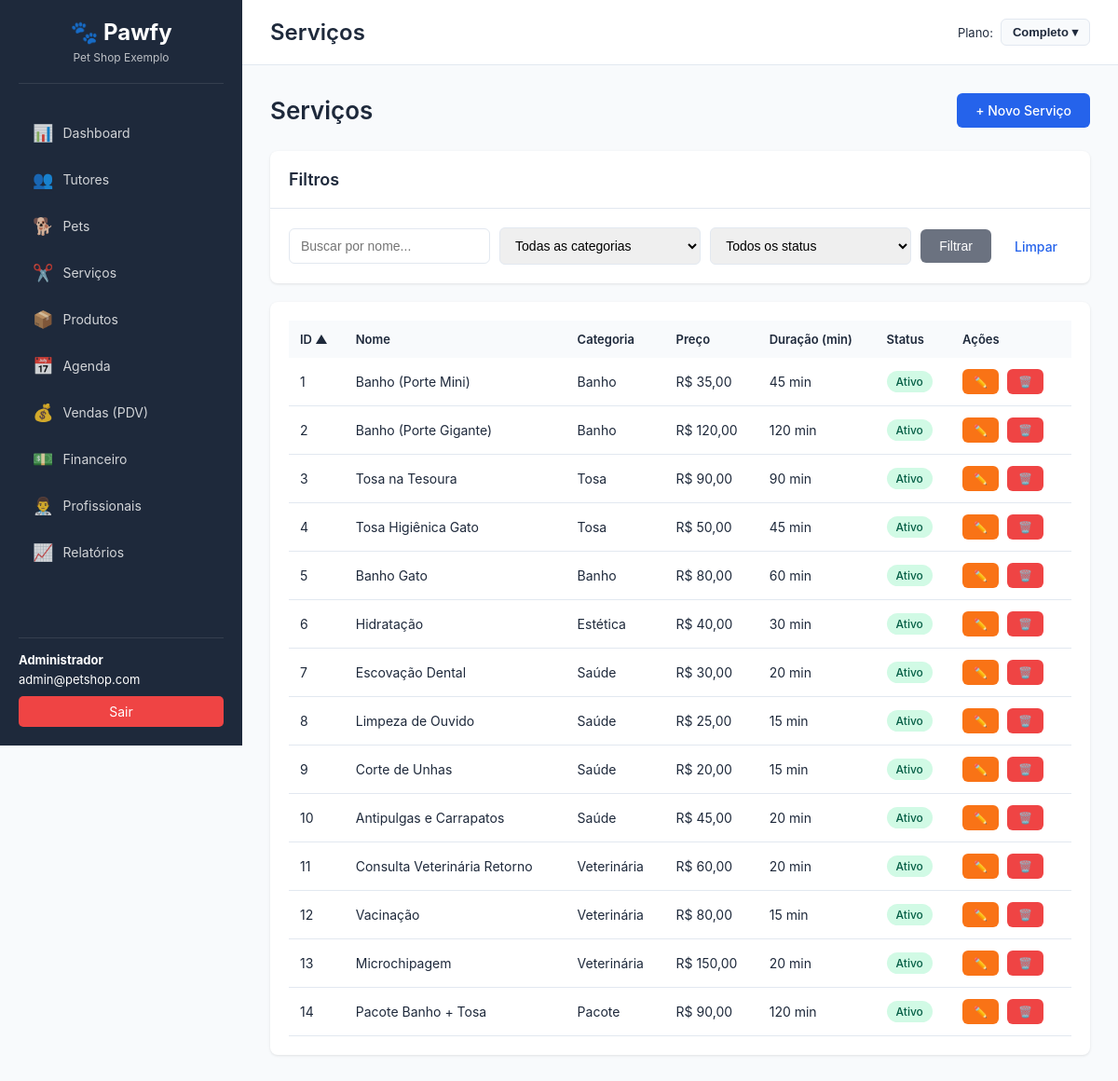
/?page=servicos (signed in), run on the app's committed database.
### tables this page shows
CREATE TABLE IF NOT EXISTS servicos (
    id INT AUTO_INCREMENT PRIMARY KEY,
    company_id INT NOT NULL,
    nome VARCHAR(255) NOT NULL,
    descricao TEXT,
    preco DECIMAL(10,2) NOT NULL,
    duracao_media INT COMMENT 'Duração em minutos',
    categoria VARCHAR(100),
    status ENUM('ativo', 'inativo') DEFAULT 'ativo',
    data_criacao TIMESTAMP DEFAULT CURRENT_TIMESTAMP,
    data_atualizacao TIMESTAMP DEFAULT CURRENT_TIMESTAMP ON UPDATE CURRENT_TIMESTAMP,
    FOREIGN KEY (company_id) REFERENCES companies(id) ON DELETE CASCADE,
    INDEX idx_company (company_id),
    INDEX idx_nome (nome)
);

### database/connection.php (called while the page is built, shortened)
<?php
require_once __DIR__ . '/../config/config.php';
class Database {
    private static $instance = null;
    private $connection;
    private function __construct() {
        try {
            $dsn = "mysql:host=" . DB_HOST . ";dbname=" . DB_NAME . ";charset=" . DB_CHARSET;
            $options = [
                PDO::ATTR_ERRMODE => PDO::ERRMODE_EXCEPTION,
                PDO::ATTR_DEFAULT_FETCH_MODE => PDO::FETCH_ASSOC,
                PDO::ATTR_EMULATE_PREPARES => false,
                PDO::MYSQL_ATTR_INIT_COMMAND => "SET NAMES " . DB_CHARSET
            ];
            $this->connection = new PDO($dsn, DB_USER, DB_PASS, $options);
        } catch (PDOException $e) {
            die("Erro na conexão com o banco de dados: " . $e->getMessage());
        }
    }
    public static function getInstance() {
        if (self::$instance === null) {
            self::$instance = new self();
        }
        return self::$instance;
    }
    public function query($sql, $params = []) {
        try {
            $stmt = $this->connection->prepare($sql);
            $stmt->execute($params);
            return $stmt->fetchAll();
        } catch (PDOException $e) {
            error_log("Erro na query: " . $e->getMessage());
            return false;
        }
    }
}

### classes/Servico.class.php (called while the page is built, shortened)
<?php
require_once __DIR__ . '/../database/connection.php';
class Servico {
    private $db;
    private $company_id;
    public function __construct($company_id = null) {
        $this->db = Database::getInstance();
        $this->company_id = $company_id ?? getCompanyId();
    }
    public function getAll($filtros = []) {
        $sql = "SELECT * FROM servicos WHERE company_id = :company_id";
        $params = [':company_id' => $this->company_id];
        $allowed_sort = ['id', 'nome', 'categoria', 'preco', 'duracao_media', 'status'];
        $sort_col = (isset($filtros['orderby']) && in_array($filtros['orderby'], $allowed_sort)) ? $filtros['orderby'] : 'id';
        $sort_dir = (isset($filtros['order']) && strtolower($filtros['order']) === 'desc') ? 'DESC' : 'ASC';
        $sql .= " ORDER BY $sort_col $sort_dir";
        return $this->db->query($sql, $params);
    }
}

### views/servicos/list.php (the view, shortened to what this page needs)
<?php
$sort_col = $_GET['orderby'] ?? 'id';
$sort_dir = $_GET['order'] ?? 'asc';
?>
<div class="page-header">
    <h2>Serviços</h2>
    <a href="?page=servicos&action=create" class="btn btn-primary">+ Novo Serviço</a>
</div>
<div class="card">
    <div class="card-header">
        <h3>Filtros</h3>
    </div>
    <div class="card-body">
        <form method="GET" class="form-inline">
            <input type="text" name="nome" placeholder="Buscar por nome..." value="<?= htmlspecialchars($_GET['nome'] ?? '') ?>" class="form-control">
            <select name="categoria" class="form-control">
                <option value="">Todas as categorias</option>
            </select>
            <select name="status" class="form-control">
                <option value="">Todos os status</option>
            </select>
            <button type="submit" class="btn btn-secondary">Filtrar</button>
            <a href="?page=servicos&action=list" class="btn btn-link">Limpar</a>
        </form>
    </div>
</div>
<div class="card">
    <div class="card-body">
        <?php if (empty($servicos)): ?>
            <p class="text-center">Nenhum serviço cadastrado.</p>
        <?php else: ?>
        <table class="table">
            <thead>
                <tr>
                    <th><?= thSort('ID', 'id', $sort_col, $sort_dir) ?></th>
                    <th><?= thSort('Nome', 'nome', $sort_col, $sort_dir) ?></th>
                    <th><?= thSort('Categoria', 'categoria', $sort_col, $sort_dir) ?></th>
                    <th><?= thSort('Preço', 'preco', $sort_col, $sort_dir) ?></th>
                    <th><?= thSort('Duração (min)', 'duracao_media', $sort_col, $sort_dir) ?></th>
                    <th><?= thSort('Status', 'status', $sort_col, $sort_dir) ?></th>
                    <th>Ações</th>
                </tr>
            </thead>
            <tbody>
                <?php foreach ($servicos as $s): ?>
                <tr>
                    <td><?= $s['id'] ?></td>
                    <td><?= htmlspecialchars($s['nome']) ?></td>
                    <td><?= htmlspecialchars($s['categoria'] ?? '-') ?></td>
                    <td><?= formatarMoeda($s['preco']) ?></td>
                    <td><?= $s['duracao_media'] ? $s['duracao_media'] . ' min' : '-' ?></td>
                    <td>
                        <span class="badge badge-<?= $s['status'] == 'ativo' ? 'success' : 'danger' ?>">
                            <?= ucfirst($s['status']) ?>
                        </span>
                    </td>
                    <td class="actions">
                        <a href="?page=servicos&action=edit&id=<?= $s['id'] ?>" class="btn btn-sm btn-warning" title="Editar">✏️</a>
                        <a href="?page=servicos&action=delete&id=<?= $s['id'] ?>" class="btn btn-sm btn-danger" title="Excluir" onclick="return confirm('Tem certeza que deseja excluir este serviço?')">🗑️</a>
                    </td>
                </tr>
                <?php endforeach; ?>
            </tbody>
        </table>
        <?php endif; ?>
    </div>
</div>
<?php
include __DIR__ . '/../template.php';
?>

### public/css/style.css (style rules this page uses)
:root { --primary-color: #2563EB; --secondary-color: #F97316; --success-color: #10B981; --danger-color: #EF4444; --warning-color: #F97316; --info-color: #2563EB; --dark-color: #1E293B; --light-color: #F8FAFC; --border-color: #E2E8F0; --text-color: #1E293B; --sidebar-width: 260px; }
* { margin: 0; padding: 0; box-sizing: border-box; }
body { font-family: -apple-system, BlinkMacSystemFont, 'Segoe UI', Roboto, 'Helvetica Neue', Arial, sans-serif; font-size: 14px; color: var(--text-color); background-color: #F8FAFC; }
.card { background-color: white; border-radius: 8px; box-shadow: 0 1px 3px rgba(0, 0, 0, 0.1); margin-bottom: 20px; }
.card-header { padding: 20px; border-bottom: 1px solid var(--border-color); display: flex; justify-content: space-between; align-items: center; }
.card-header h3 { font-size: 18px; font-weight: 600; }
.card-body { padding: 20px; }
.table { width: 100%; border-collapse: collapse; }
.table thead { background-color: var(--light-color); }
.table th { padding: 12px; text-align: left; font-weight: 600; font-size: 13px; color: var(--text-color); }
.table td { padding: 12px; border-bottom: 1px solid var(--border-color); }
.btn { display: inline-block; padding: 10px 20px; border-radius: 6px; text-decoration: none; border: none; cursor: pointer; font-size: 14px; font-weight: 500; transition: all 0.3s; }
.btn-primary { background-color: var(--primary-color); color: white; }
.btn-secondary { background-color: #6B7280; color: white; }
.btn-warning { background-color: var(--warning-color); color: white; }
.btn-danger { background-color: var(--danger-color); color: white; }
.btn-sm { padding: 6px 12px; font-size: 12px; }
.btn-link { background: none; color: var(--primary-color); padding: 10px 15px; }
.form-control { width: 100%; padding: 10px 12px; border: 1px solid var(--border-color); border-radius: 6px; font-size: 14px; transition: all 0.3s; }
.form-inline { display: flex; gap: 10px; align-items: center; }
.form-inline .form-control { width: auto; flex: 1; }
.badge { display: inline-block; padding: 4px 10px; border-radius: 12px; font-size: 12px; font-weight: 500; }
.badge-success { background-color: #D1FAE5; color: #065F46; }
.page-header { display: flex; justify-content: space-between; align-items: center; margin-bottom: 25px; }
.page-header h2 { font-size: 26px; font-weight: 600; }
.actions { white-space: nowrap; }
.actions .btn { margin-right: 5px; }

### data on the page
servicos: id "1", nome "Banho (Porte Mini)", categoria "Banho", preco "R$ 35,00", duracao_media "45", status "Ativo"
servicos: id "2", nome "Banho (Porte Gigante)", categoria "Banho", preco "R$ 120,00", duracao_media "120", status "Ativo"
servicos: id "3", nome "Tosa na Tesoura", categoria "Tosa", preco "R$ 90,00", duracao_media "90", status "Ativo"
servicos: id "4", nome "Tosa Higiênica Gato", categoria "Tosa", preco "R$ 50,00", duracao_media "45", status "Ativo"
servicos: id "5", nome "Banho Gato", categoria "Banho", preco "R$ 80,00", duracao_media "60", status "Ativo"
servicos: id "6", nome "Hidratação", categoria "Estética", preco "R$ 40,00", duracao_media "30", status "Ativo"
servicos: id "7", nome "Escovação Dental", categoria "Saúde", preco "R$ 30,00", duracao_media "20", status "Ativo"
servicos: id "8", nome "Limpeza de Ouvido", categoria "Saúde", preco "R$ 25,00", duracao_media "15", status "Ativo"
servicos: id "9", nome "Corte de Unhas", categoria "Saúde", preco "R$ 20,00", duracao_media "15", status "Ativo"
servicos: id "10", nome "Antipulgas e Carrapatos", categoria "Saúde", preco "R$ 45,00", duracao_media "20", status "Ativo"
servicos: id "11", nome "Consulta Veterinária Retorno", categoria "Veterinária", preco "R$ 60,00", duracao_media "20", status "Ativo"
servicos: id "12", nome "Vacinação", categoria "Veterinária", preco "R$ 80,00", duracao_media "15", status "Ativo"
servicos: id "13", nome "Microchipagem", categoria "Veterinária", preco "R$ 150,00", duracao_media "20", status "Ativo"
servicos: id "14", nome "Pacote Banho + Tosa", categoria "Pacote", preco "R$ 90,00", duracao_media "120", status "Ativo"

### other printed values
$_SESSION['company_name'] "Pet Shop Exemplo"
$_SESSION['user_name'] "Administrador"
$_SESSION['user_email'] "admin@petshop.com"
$page_title "Serviços"
PLANOS[$_SESSION['plano'] ?? 'completo']['nome'] "Completo"
$label "ID Nome Categoria Preço Duração (min) Status"
$icon "▲"
